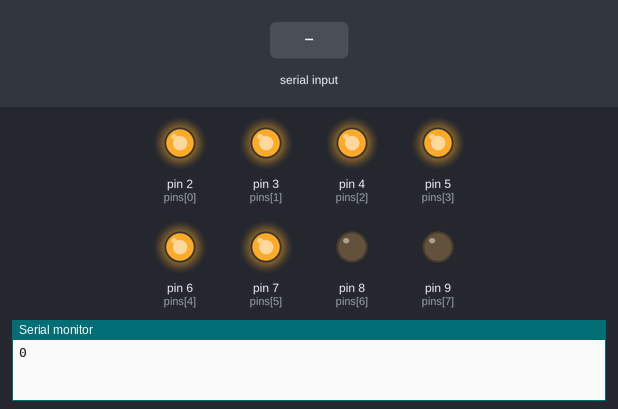
A sketch run on a simulated Arduino Uno, built with avr-gcc and run on an emulated ATmega328P. On the bench: output pins drawn as LEDs (lit = HIGH), the last lines printed to the serial monitor. Inputs (shaded band) come from the test bench.

Above: at 1.2 s.
1.3 s: "90,45\n" received over Serial
At 3.3 s:
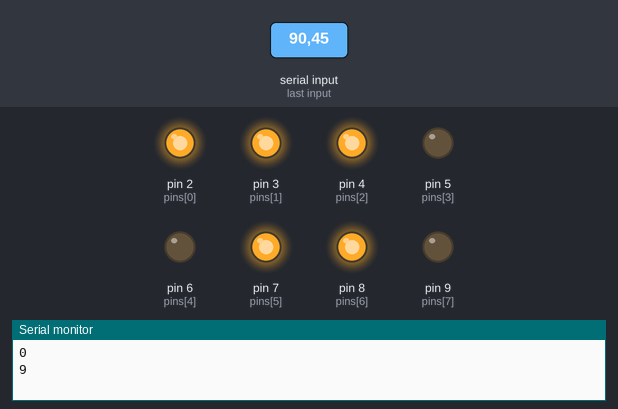
At 9.1 s:
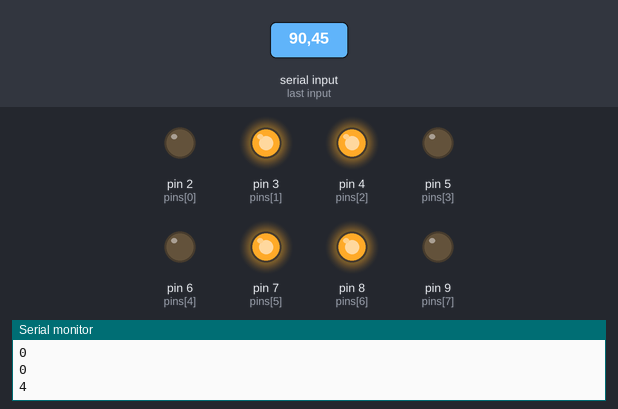
Timing chart, 0 to 13.5 s (numbered marks = the images above; inputs shaded):
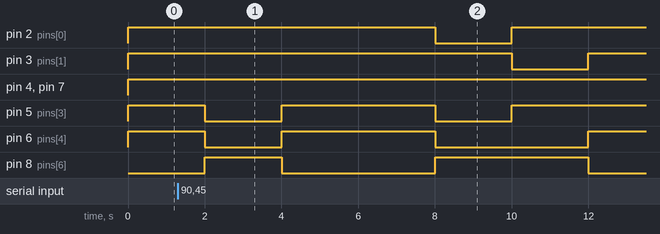

Measured:
- after the input at 1.3 s, pin 2 (pins[0]): HIGH → LOW after 6.7 s, → HIGH 2.0 s later; pin 3 (pins[1]): HIGH → LOW after 8.7 s, → HIGH 2.0 s later

The sketch:

surprising_luulia_gogo1.ino
```cpp
const int pins[8] = {2,3,4,5,6,7,8,9};

byte display[10][7] = {
  {1,1,1,1,1,1,0}, //Digito 0
  {0,1,1,0,0,0,0}, //Digito 1
  {1,1,0,1,1,0,1}, //Digito 2
  {1,1,1,1,0,0,1}, //Digito 3
  {0,1,1,0,0,1,1}, //Digito 4
  {1,0,1,1,0,1,1}, //Digito 5
  {1,0,1,1,1,1,1}, //Digito 6
  {1,1,1,0,0,0,0}, //Digito 7
  {1,1,1,1,1,1,1}, //Digito 8
  {1,1,1,0,0,1,1} //Digito 9
};


void setup()
{
  Serial.begin(9600);
  for(int i=0; i<8; i++){
  	pinMode(pins[i], OUTPUT);
  }
  digitalWrite(pins[7], LOW);

}

void loop()
{
  char c = Serial.read();
  String s = String(c);
  int n = s.toInt();
  	Serial.println(n);
  ligaDisplay(n);
  delay(2000);

  /*for(int i = 0; i < 10; i++){
  	ligaDisplay(i);
    delay(2000);
  }*/
}

void ligaDisplay(int n){
  for(int i = 0; i< 7; i++){
    digitalWrite(pins[i], display[n][i]);
  }
}
```
